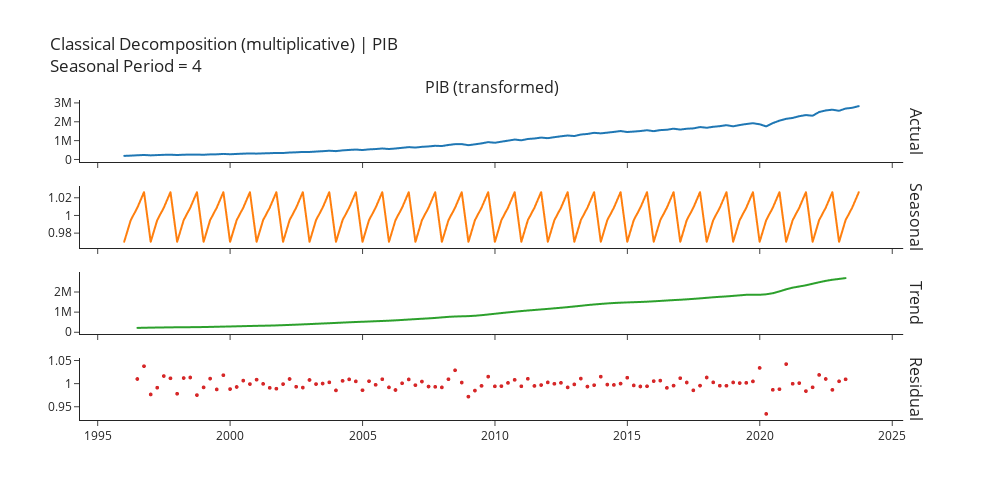
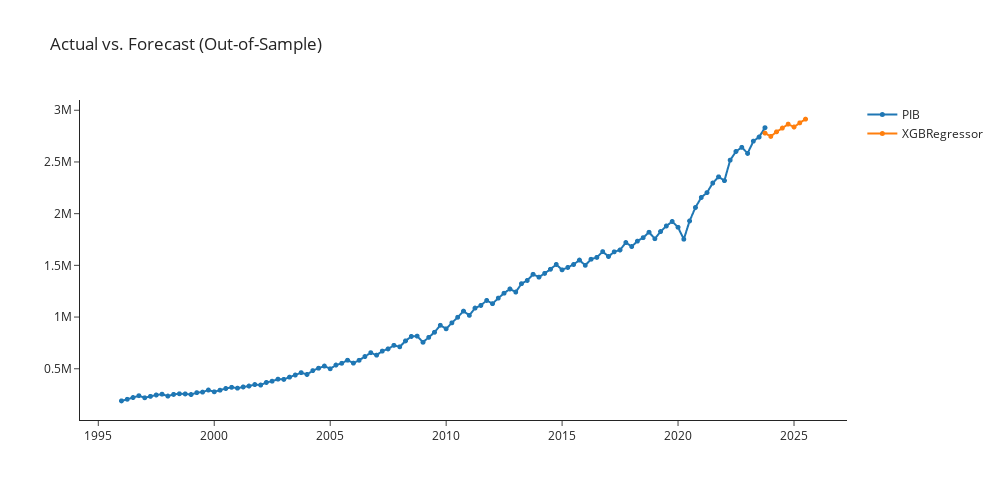

Write notebook code for charts like these, in order.
### Markdown cell above
### xgboost_cds_dt

### Code cell
xgboost_cds_dt = exp.create_model('xgboost_cds_dt')
exp.plot_model(plot = 'decomp',
               data_kwargs = {'type' : 'multiplicative'},
               fig_kwargs = {"height":500,"width":1000,"template": "simple_white","hoverinfo":"none","big_data_threshold":120})
exp.plot_model(estimator = xgboost_cds_dt, plot = 'forecast', 
               data_kwargs = {'fh' : 8},
               fig_kwargs = {"height":500,"width":1000,"template": "simple_white","hoverinfo":"none","big_data_threshold":120})
exp.predict_model(xgboost_cds_dt, fh = 8)
